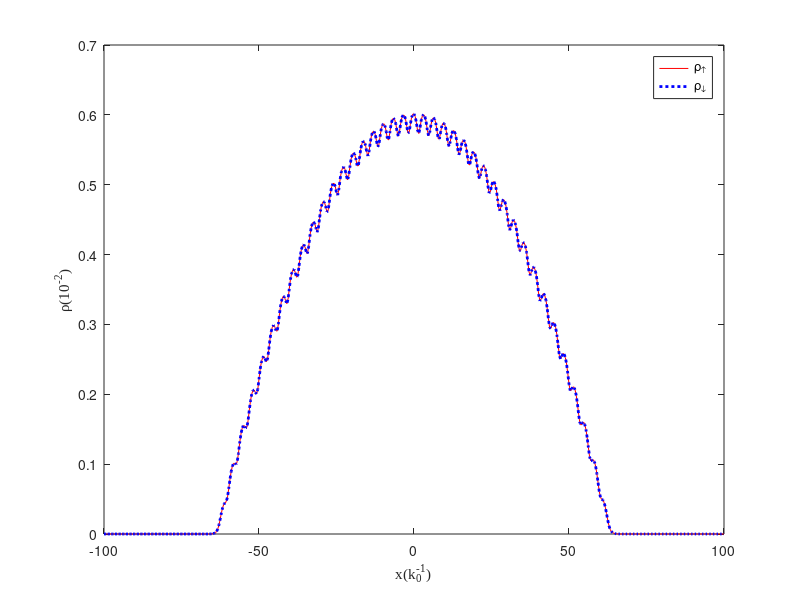
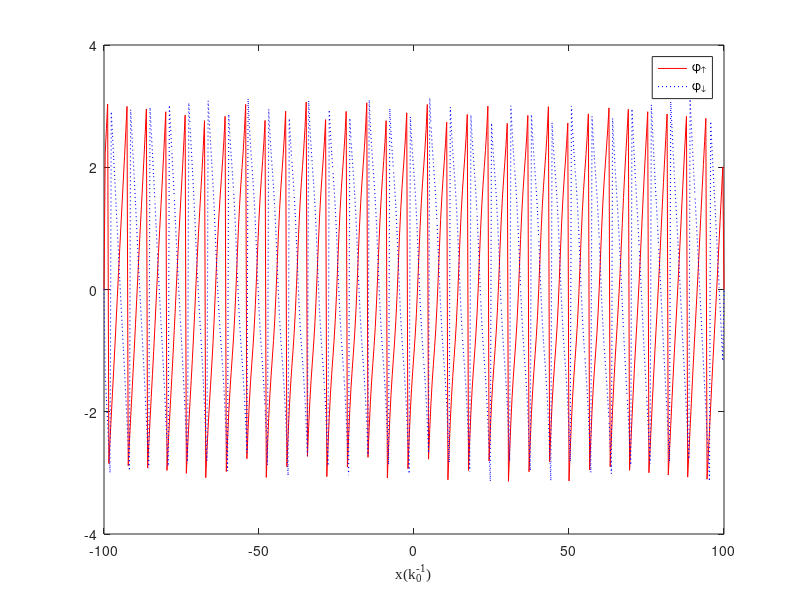

These figures' MATLAB source, in order:
%% =========== beta = 2.5ganma; omega = 0.1 ========================
% ============= 平面波相 =============================
% close all
DENA1 = dlmread('DENA1.DAT');
DENA2 = dlmread('DENA2.DAT');
DENB1 = dlmread('DENB1.DAT');
DENB2 = dlmread('DENB2.DAT');
PHASEA1 = dlmread('PHASEA1.DAT');
PHASEA2 = dlmread('PHASEA2.DAT');
PHASEB1 = dlmread('PHASEB1.DAT');
PHASEB2 = dlmread('PHASEB2.DAT');
x = linspace(-100, 100, 513);

figure(1);
% multiply with 100
plot(x, 100*DENA1, 'r-', x, 100*DENA2, 'b:', 'LineWidth', 2);
xlabel('x(k_0^{-1})','FontName','Times New Roman');
ylabel('\rho(10^{-2})','FontName','Times New Roman');
legend('\rho_\uparrow', '\rho_\downarrow');

%%
% close all
figure(2);
plot(x, PHASEA1, 'r-', x, PHASEA2, 'b:', 'LineWidth', 0.8);
xlabel('x(k_0^{-1})','FontName','Times New Roman');
% ylabel('\phi');
legend('\phi_\uparrow', '\phi_\downarrow');

%% 
% figure(3);
% % multiply with 100
% plot(x, 100*DENB1, 'r-', x, 100*DENB2, 'b:', 'LineWidth', 2);
% xlabel('x(k_0^{-1})','FontName','Times New Roman');
% ylabel('\rho(10^{-2})','FontName','Times New Roman');
% legend('\rho_\uparrow', '\rho_\downarrow');

%% 
% figure(4);
% plot(x, PHASEB1, 'r-', x, PHASEB2, 'b:', 'LineWidth', 0.8);
% xlabel('x(k_0^{-1})','FontName','Times New Roman');
% % ylabel('\phi');
% legend('\phi_\uparrow', '\phi_\downarrow');
